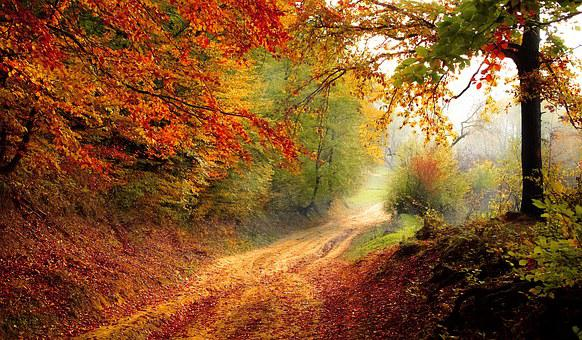
#> input picture opencv Image operations/photos/image0.jpg, 582 x 340 px; its folder holds 6 pictures in this run
$ jupyter execute --allow-errors OpenCV_ImageOperations.ipynb
#> lines starting #> are read from the running program, lines starting #| are printed output that depends on the picture
### Operations on Image using OpenCV

[cell 1]
import io
from PIL import Image
import requests as rs
from bs4 import BeautifulSoup
import numpy as np
import glob
import cv2 as cv

#> (a cell that did not finish here is left out)

[cell 3]
black=np.zeros((500,500,3),dtype='uint8')
#> (the rest of this cell did not finish here and is left out)

[cell 4]
for file in glob.glob("photos/*.jpg"):

    print(file)
#> pass 2 of the loop `for file in glob.glob("photos/*.jpg"):`:
#> pass 3 of the loop `for file in glob.glob("photos/*.jpg"):`:
#> the loop made 6 passes; the first 3 are shown

[cell 5]
cv_img=[]
for img in glob.glob("photos/*jpg"):
    n=cv.imread(img)
#> n is the input picture: shape (340, 582, 3); mean B, G, R 45.8, 86.6, 133.1
    cv_img.append(n)
#> pass 2 of the loop `for img in glob.glob("photos/*jpg"):`:
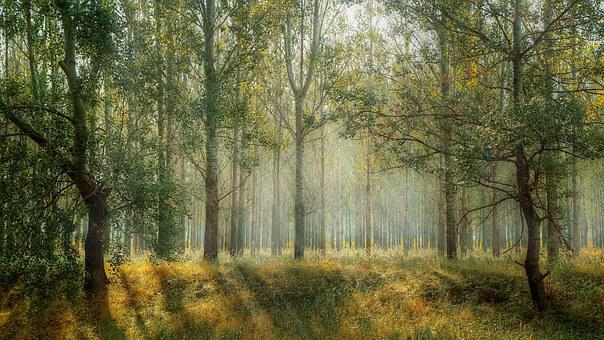
#> input picture opencv Image operations/photos/image1.jpg, 604 x 340 px
#> n is the input picture: shape (340, 604, 3); mean B, G, R 67.9, 105.6, 105.9
#> pass 3 of the loop `for img in glob.glob("photos/*jpg"):`:
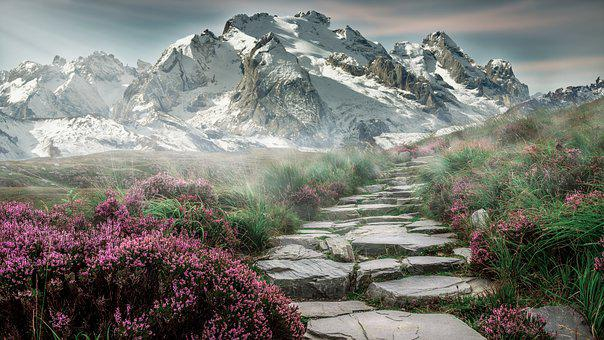
#> input picture opencv Image operations/photos/image2.jpg, 604 x 340 px
#> n is the input picture: shape (340, 604, 3); mean B, G, R 115, 121.2, 120.5
#> the loop made 6 passes; the first 3 are shown

[cell 6]
black=np.zeros((500,500,3),dtype='uint8')
#> black: shape (500, 500, 3); every value is 0
#> (the rest of this cell did not finish here and is left out)

#> (a cell that did not finish here is left out)

[cell 8]
from PIL import Image

filename = "photos\image9.jpg"
with Image.open(filename) as image:
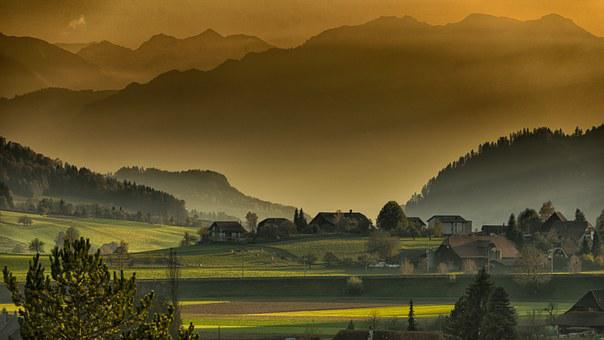
#> input picture opencv Image operations/photos/image9.jpg, 604 x 340 px, found by its file name
#> image is the input picture: PIL image 604x340 RGB; mean R, G, B 97, 80.5, 38.7
    width, height = image.size
#> width = 604; height = 340

[cell 9]
print (width,height)
#| 604 340

[cell 10]
img=Image.open("photos\image9.jpg")
width, height = image.size
img = img.resize((100, 100))
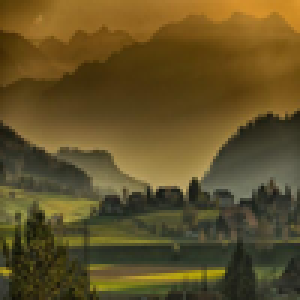
#> img: PIL image 100x100 RGB (shown 3 times larger); mean R, G, B 97, 80.5, 38.7
img.save("resized_picture.jpg")

[cell 11]
for i in glob.glob("photos/*.jpg"):
    img=Image.open(i)
#> img: PIL image 582x340 RGB
    img = img.resize((100, 100))
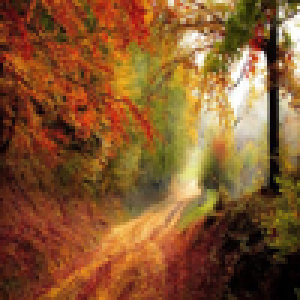
#> img: PIL image 100x100 RGB (shown 3 times larger); mean R, G, B 133.1, 86.6, 45.8
    img.save(i)
#> pass 2 of the loop `for i in glob.glob("photos/*.jpg"):`:
#> `img = img.resize((100, 100))`:
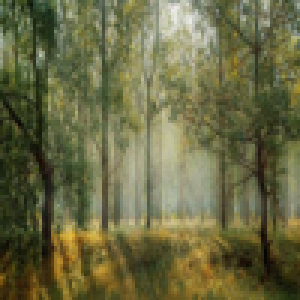
#> img: PIL image 100x100 RGB (shown 3 times larger); mean R, G, B 105.9, 105.6, 67.9
#> pass 3 of the loop `for i in glob.glob("photos/*.jpg"):`:
#> `img = img.resize((100, 100))`:
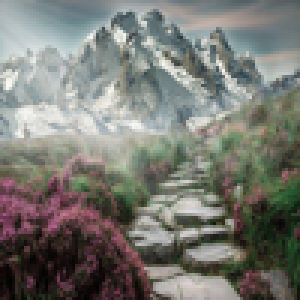
#> img: PIL image 100x100 RGB (shown 3 times larger); mean R, G, B 120.5, 121.3, 115
#> the loop made 6 passes; the first 3 are shown

[cell 12]
black[:100,:100]=cv.imread("resized_picture.jpg")
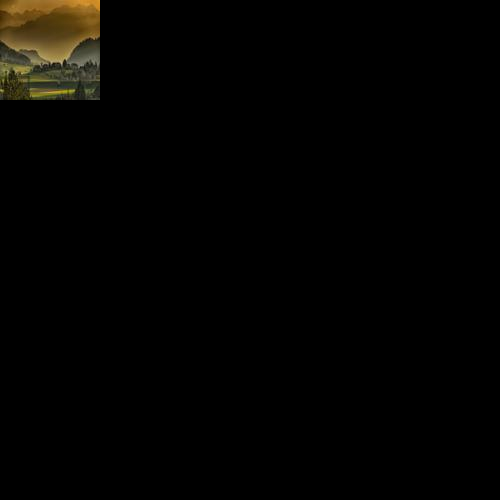
#> black: shape (500, 500, 3); mean B, G, R 1.6, 3.2, 3.9

#> (a cell that did not finish here is left out)

[cell 14]
img=Image.open("photos\image9.jpg")
width, height = image.size
img = img.resize((100, 100))
img.save("resized_picture.jpg")
#> (the rest of this cell did not finish here and is left out)

[cell 15]
f=glob.glob("photos/*.jpg")
images=[np.array(Image.open(i))[:100,:100] for i in f]

[cell 16]
c=np.zeros((500,200,3),dtype='uint8')

[cell 17]
index=0
for i in range(5):
    for j in range(2):
        try:
            c[(i*100):(i+1)*100,(j*100):(j+1)*100]=images[index]
            index+=1
        except:
            pass
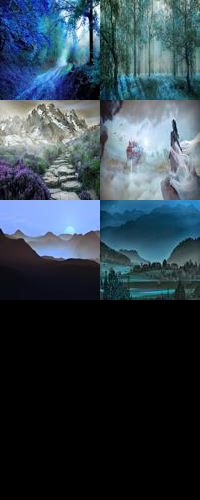
#> c: shape (500, 200, 3); mean of channels 0, 1, 2 74.9, 64.4, 49.2; drawn as B, G, R
#> (the rest of this cell did not finish here and is left out)

[cell 18]
img = cv.imread('image0.jpg')
d=(100,100)

[cell 19]
x=cv.resize(img,(100,100))
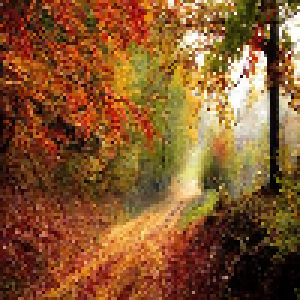
#> x: shape (100, 100, 3) (shown 3 times larger); mean B, G, R 45.3, 86.2, 132.7

[cell 20]
f=glob.glob("photos/*.jpg")
images=[np.array(Image.open(i))[:100,:100] for i in f]
#> images = 6 items
c=np.zeros((500,200,3),dtype='uint8')
index=0
for i in range(5):
    for j in range(2):
        try:
            c[(i*100):(i+1)*100,(j*100):(j+1)*100]=images[index]
            index+=1
        except:
            pass
#> after the loop, index = 6
#> (the rest of this cell did not finish here and is left out)
